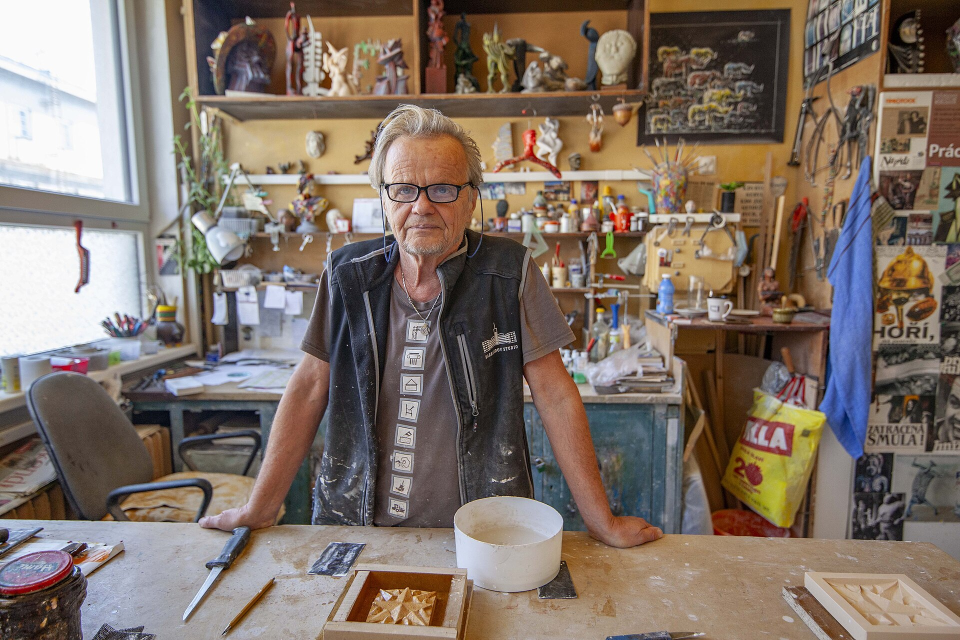
#> input picture a-b-plastering-and-rendering-12131009/assets/process-bg.jpg, 1920 x 1280 px, given in place of plumber_01.jpg, which was not available (shown at 1/2 size)
$ python build_row7.py
#> lines starting #> are read from the running program, lines starting #| are printed output that depends on the picture
import json, os, hashlib
from PIL import Image

def get_sha256(path):
    with open(path, 'rb') as f:
        return hashlib.sha256(f.read()).hexdigest()

def crop_hero_right(src_path, dest_path, target_w=1440, target_h=720, focus_x=0.75, focus_y=0.5):
#> called with src_path = 'pool_downloads/plumber_01.jpg', target_w = 1440, target_h = 720, focus_x = 0.8, focus_y = 0.5
    im = Image.open(src_path).convert('RGB')
#> im is the input picture: PIL image 1920x1280 RGB; mean R, G, B 128.3, 114.3, 104.2
    orig_w, orig_h = im.size
#> orig_w = 1920; orig_h = 1280
    target_aspect = target_w / target_h
    orig_aspect = orig_w / orig_h
#> orig_aspect = 1.5

    if orig_aspect > target_aspect:
        crop_h = orig_h
        crop_w = int(orig_h * target_aspect)
        center_x = int(orig_w * focus_x)
        left = max(0, min(center_x - int(crop_w * 0.70), orig_w - crop_w))
        top = 0
    else:
        crop_w = orig_w
#> crop_w = 1920
        crop_h = int(orig_w / target_aspect)
#> crop_h = 960
        center_y = int(orig_h * focus_y)
#> center_y = 640
        top = max(0, min(center_y - int(crop_h * 0.5), orig_h - crop_h))
#> top = 160
        left = 0

    cropped = im.crop((left, top, left + crop_w, top + crop_h))
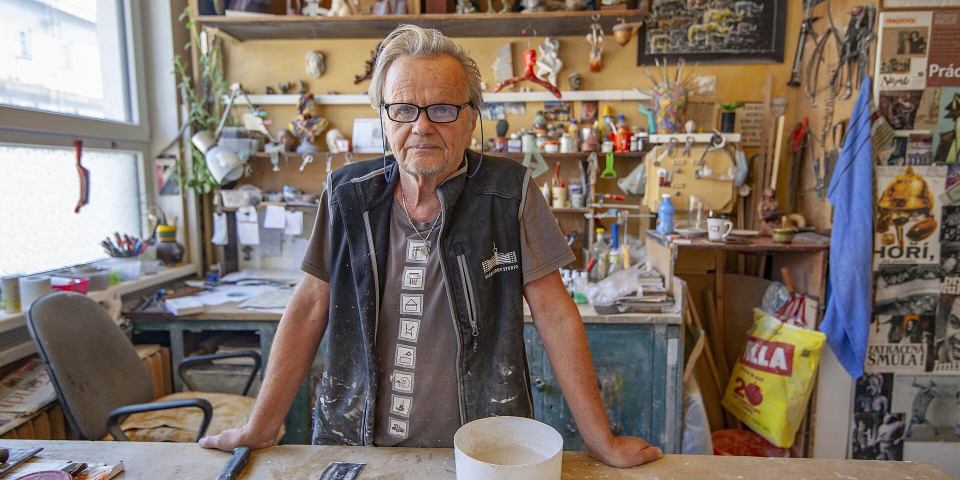
#> cropped: PIL image 1920x960 RGB (shown at 1/2 size); mean R, G, B 126.1, 113.3, 104.2
    resized = cropped.resize((target_w, target_h), Image.Resampling.LANCZOS)
    resized.save(dest_path, 'JPEG', quality=88)
    print(f"Hero cropped: {src_path} -> {dest_path} ({target_w}x{target_h})")

def crop_service(src_path, dest_path, target_w=1200, target_h=900):
#> called with target_w = 1200, target_h = 900
    im = Image.open(src_path).convert('RGB')
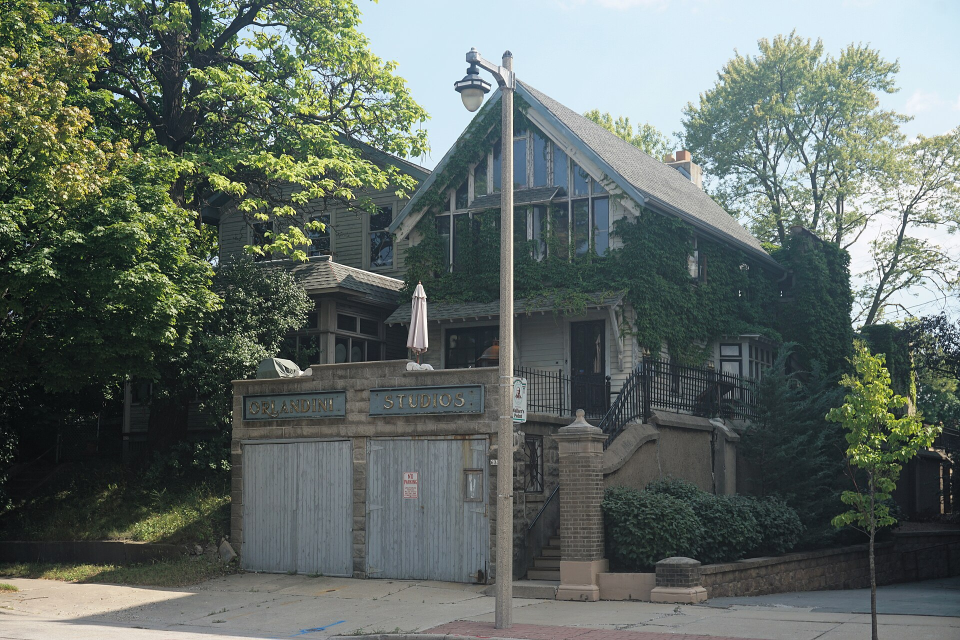
#> input picture a-b-plastering-and-rendering-12131009/assets/service-3.jpg, 1920 x 1280 px, given in place of propane_torch_soldering.jpg, which was not available (shown at 1/2 size)
#> im is the input picture: PIL image 1920x1280 RGB; mean R, G, B 97.7, 107.3, 101.3
    orig_w, orig_h = im.size
#> orig_w = 1920; orig_h = 1280
    target_aspect = target_w / target_h
    orig_aspect = orig_w / orig_h
#> orig_aspect = 1.5

    if orig_aspect > target_aspect:
        crop_h = orig_h
#> crop_h = 1280
        crop_w = int(orig_h * target_aspect)
#> crop_w = 1706
        left = (orig_w - crop_w) // 2
#> left = 107
        top = 0
    else:
        crop_w = orig_w
        crop_h = int(orig_w / target_aspect)
        left = 0
        top = (orig_h - crop_h) // 2

    cropped = im.crop((left, top, left + crop_w, top + crop_h))
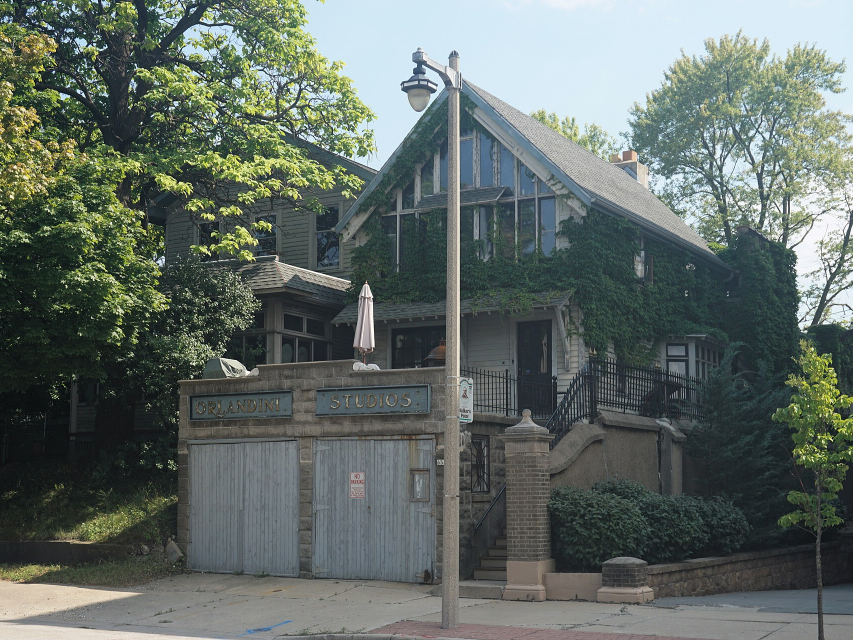
#> cropped: PIL image 1706x1280 RGB (shown at 1/2 size); mean R, G, B 97.6, 107.5, 102
    resized = cropped.resize((target_w, target_h), Image.Resampling.LANCZOS)
#> resized: PIL image 1200x900 RGB
    resized.save(dest_path, 'JPEG', quality=88)
    print(f"Service cropped: {src_path} -> {dest_path} ({target_w}x{target_h})")

dest_dir = "stm-plumbing-heating-uk-0012/assets"
os.makedirs(dest_dir, exist_ok=True)

# Hero: Plumber 01.jpg (authentic plumber working on water connection, right-weighted)
crop_hero_right("pool_downloads/plumber_01.jpg", f"{dest_dir}/hero.jpg", focus_x=0.80)

# Service 1: Propane torch soldering copper pipe
crop_service("pool_downloads/propane_torch_soldering.jpg", f"{dest_dir}/service-1.jpg")

# Service 2: Wall mounted boiler in kitchen
crop_service("pool_downloads/wall_mounted_boiler.jpg", f"{dest_dir}/service-2.jpg")

prov = {
  "slug": "stm-plumbing-heating-uk-0012",
  "prospect_id": "WM-LTD-20261116-0012",
  "business_name": "STM PLUMBING & HEATING (UK) LIMITED",
  "assets": {
    "hero.jpg": {
      "role": "hero",
      "dimensions": "1440x720",
      "sha256": get_sha256(f"{dest_dir}/hero.jpg"),
      "source_url": "https://commons.wikimedia.org/wiki/File:Plumber_01.jpg",
      "license": "CC BY-SA 4.0",
      "notes": "Authentic professional plumber carrying out domestic water connection work. Right-weighted trade action."
    },
    "service-1.jpg": {
      "role": "service-1",
      "dimensions": "1200x900",
      "sha256": get_sha256(f"{dest_dir}/service-1.jpg"),
      "source_url": "https://commons.wikimedia.org/wiki/File:Propane_torch_soldering_copper_pipe.jpg",
      "license": "CC BY-SA 3.0",
      "notes": "Precision propane torch soldering on domestic copper water line."
    },
    "service-2.jpg": {
      "role": "service-2",
      "dimensions": "1200x900",
      "sha256": get_sha256(f"{dest_dir}/service-2.jpg"),
      "source_url": "https://commons.wikimedia.org/wiki/File:Wall_mounted_boiler_in_kitchen.jpg",
      "license": "CC BY-SA 4.0",
      "notes": "Domestic wall-mounted heating boiler system in residential installation."
    },
    "favicon.png": "generated:monogram"
  }
}

with open("stm-plumbing-heating-uk-0012/asset-sources.json", "w", encoding="utf-8") as f:
    json.dump(prov, f, indent=2)

print("Row 7 (stm-plumbing-heating-uk-0012) assets generated and asset-sources.json locked!")
